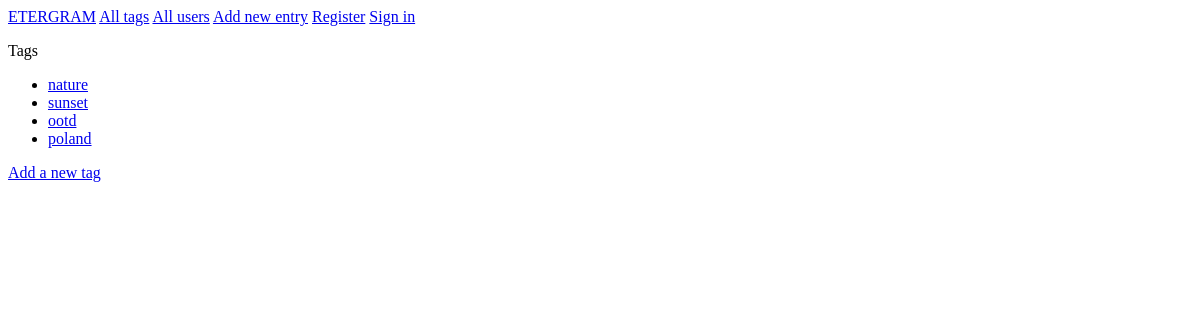
The page /tags/ on the database as committed earlier.
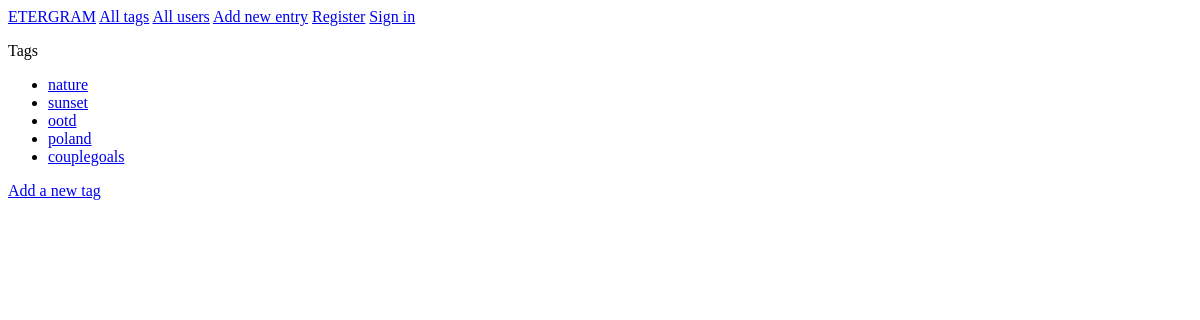
The same page on the database as committed later.
### etergrams/models.py (models this page shows)
class Tag(models.Model):
    text = models.CharField(max_length=200)
    date_added = models.DateTimeField(auto_now_add=True)
    def __str__(self):
        return self.text

### etergrams/views.py (the view)
# urls.py: url(r'^tags/$', views.tags, name='tags'),
def tags(request):
    tags = Tag.objects.order_by('date_added')
    context = {'tags': tags}
    return render(request, 'etergrams/tags.html', context)

### etergrams/templates/etergrams/tags.html
{% extends "etergrams/base.html" %}
{%block content%}
<p>Tags</p>
<ul>
    {% for tag in tags %}
        <li>
            <a href="{% url 'etergrams:tag' tag.id %}">{{tag}}</a>
        </li>
    {% empty %}
        <li>No tags added yet</li>
    {% endfor %}
</ul>
<a href="{% url 'etergrams:new_tag' %}">Add a new tag</a>
{%endblock content%}

### etergrams/templates/etergrams/base.html
<p>
    <a href="{% url 'etergrams:index' %}">ETERGRAM</a>
    <a href="{% url 'etergrams:tags' %}">All tags</a>
    <a href="{% url 'etergrams:users' %}">All users</a>
    <a href="{% url 'etergrams:new_entry' %}">Add new entry</a>
    {% if user.is_authenticated %}
        Henlo, {{ user.username }}
        <a href="{% url 'users:logout' %}">Log out</a>
    {% else %}
        <a href="{% url 'users:register' %}">Register</a>
        <a href="{% url 'users:login' %}">Sign in</a>
    {% endif %}
</p>
{% block content %}
{% endblock content %}

Rows that differ between the two databases and show on the page:
added Tag: text "couplegoals"
